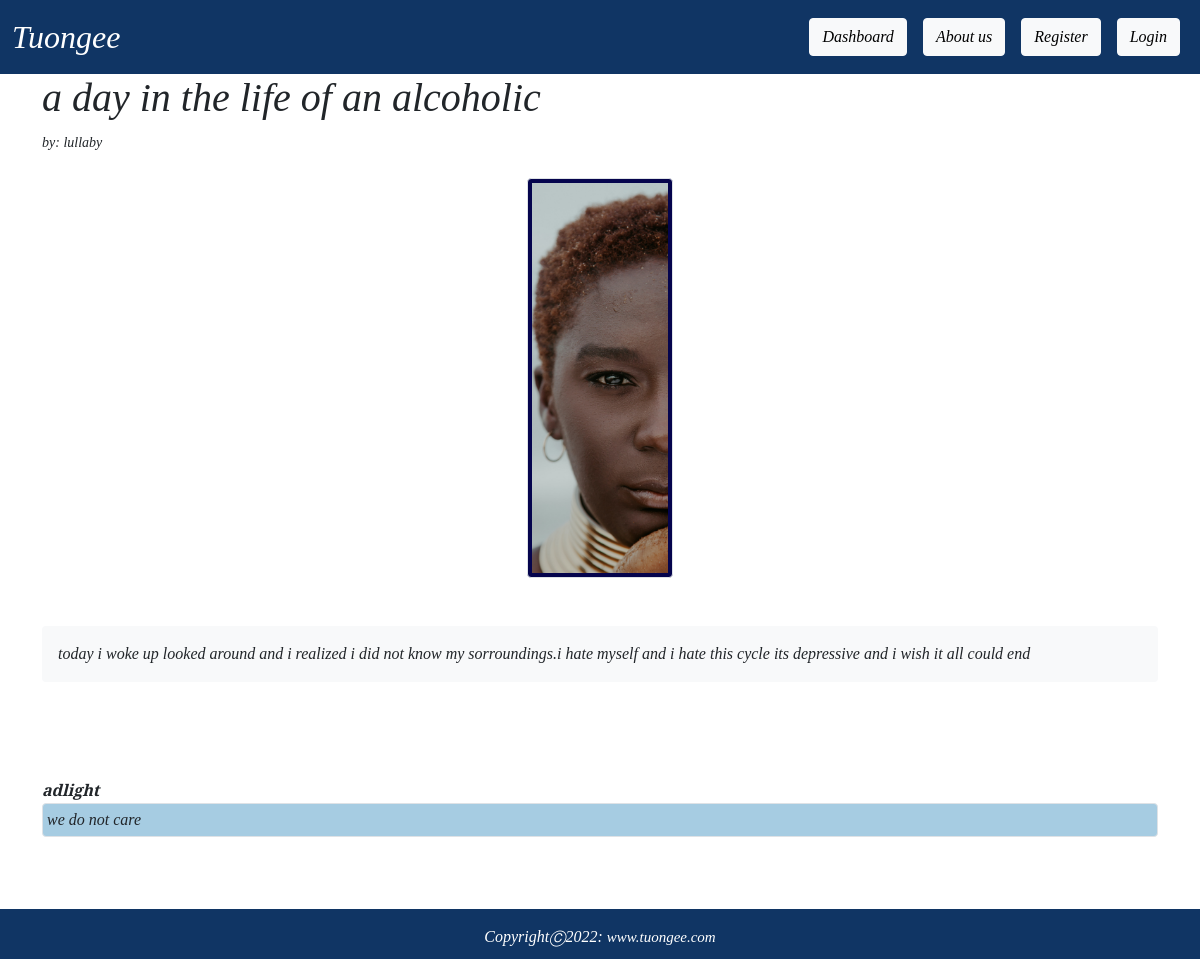
Page /article/24 on the committed database.
### picblog/models.py (models this page shows, shortened)
class Post(models.Model):
    title= models.CharField(max_length=255)
    author= models.ForeignKey(User, on_delete=models.CASCADE)
    body = models.TextField()
    header_image = models.ImageField(upload_to="images/")

class Comment(models.Model):
    post = models.ForeignKey(Post, related_name='comments', on_delete=models.CASCADE)
    name = models.CharField(max_length=255)
    body = models.TextField()
    date_added = models.DateTimeField(auto_now_add=True)

### picblog/views.py (the view)
# urls.py: path('article/<int:pk>',PostDetailView.as_view(),name="post"),
class PostDetailView(DetailView):
    model=Post
    template_name='post.html'

### picblog/templates/post.html (shortened to what this page needs)
{% extends "base.html" %} {% block content %}
<h1>{{post.title}}</h1>
<small>by: {{post.author.username}}</small>
<br />
<br />
<div class="text-center">
	<img
		class="img-thumbnail"
		src="{{ post.header_image.url }}"
		style="max-width: 25rem; height: 25rem; background-color: rgb(5, 4, 77);"
	/>
</div>
<br />
<br />
<body>
	<div class="bg-light p-3 rounded">{{post.body}}</div>
</body>
<br />
<br />
{% if not post.comments.all %} No comments yet {% if user.is_authenticated %}
<a href="{% url 'comment' post.pk %}" class="btn btn-warning"> Add Comment </a>
{% endif %} {% else %}
<br />
{% for comment in post.comments.all %}
<br />
<strong > {{ comment.name }} </strong>
<br />
<div style="background-color: #a6cce2 !important;"class="border bg-info p-1 rounded">{{comment.body}}</div>
<br />
{% endfor %} {% endif %}
<br />
<br />
{% endblock %}

### picblog/templates/base.html (shortened to what this page needs)
<!DOCTYPE html>
<html lang="en">
	<head>
		<link href="https://cdn.jsdelivr.net/npm/bootstrap@5.0.2/dist/css/bootstrap.min.css" rel="stylesheet">
		<link rel="stylesheet" href="https://cdnjs.cloudflare.com/ajax/libs/font-awesome/6.1.1/css/all.min.css" />
		<link href="http://maxcdn.bootstrapcdn.com/font-awesome/4.1.0/css/font-awesome.min.css" rel="stylesheet">
		<link
			href="https://cdn.jsdelivr.net/npm/bootstrap@5.0.0-beta1/dist/css/bootstrap.min.css"
			rel="stylesheet"
		/>
	</head>
	<body>
		<nav class="navbar navbar-custom navbar-expand-lg navbar-light bg-primary">
			<div class="container-fluid">
				<a class = "navbar-brand" href="{% url 'home' %}">Tuongee</a>
                	<ul class="navbar-nav ml-auto">
						<li class="nav-item">
							<a class="btn btn-light" href="{% url 'doctors' %}">
							Dashboard
						</a>
						<li class="nav-item">
							<a class="btn btn-light" href="{% url 'celebrities' %}">
							About us
						</a>
						{% if user.is_authenticated %}
						<li class="nav-item">
							<a class="btn btn-light" href="{% url 'create' %}">
							Add Post
						</a>
						</li>
						<li class="nav-item">
							<a class="btn btn-light" href="{% url 'edit_profile' %}">
								Edit Profile
							</a></li>
						</li>
						<li class="nav-item">
							<a class="btn btn-light" href="{% url 'logout' %}">
								Logout
							</a></li>
						</li>
						{% else %}
						<li class="nav-item">
							<a class="btn btn-light" href="{% url 'register' %}">
								Register
							</a></li>
							<li class="nav-item">
								<a class="btn btn-light" href="{% url 'login' %}">
									Login
								</a></li>
						{% endif %}
					</ul>
				</div>
		</nav>
		<div class="container">{% block content %} {% endblock %}</div>
		<footer class="page-footer font-small blue">
			<div class="footer-copyright text-center py-3" style="background-color:rgb(16, 53, 100); height:50px; color: #fff;">CopyrightⒸ2022:
			  <a href="" style="color: #fff;text-decoration:none;font-size:15px;">www.tuongee.com </a>
			</div>
		  </footer>
	</body>
</html>

### picblog/templates/base.html (style rules this page uses)
* { font-family: 'Vollkorn', serif; font-style: italic; }
.navbar-custom { background-color: rgb(16, 53, 100) !important; }
.navbar-brand { color:#fff !important; font-size: 2rem; }
.nav-item { padding: 0.5rem ; color: white !important; }

### rows in the picture
Post: title "a day in the life of an alcoholic", author.username "lullaby", header_image (picture), body "today i woke up looked around and i realized i did not know my sorroundings.i hate myself and i hate this cycle its depressive and i wish it all could end"
Comment: name "adlight", body "we do not care"
